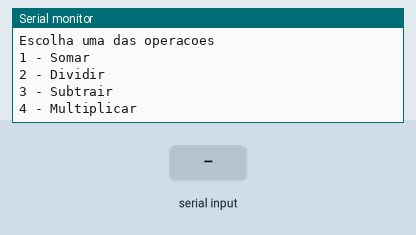
This sketch was run on a simulated Arduino Uno, built with avr-gcc and run on an emulated ATmega328P. Shown: the last lines printed to the serial monitor. The test bench sets the inputs (shaded band).

Above: at 0.9 s.
1.0 s: "sim" received over Serial
At 3.2 s:
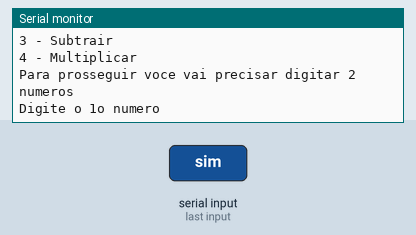
3.5 s: "90,45,200\n" received over Serial
At 5.4 s:
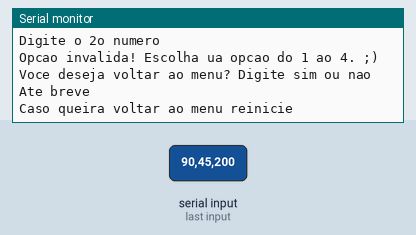

Measured:
- after the input at 1.0 s, the serial monitor: prints a new line after 1.0 s (image 1)
- after the input at 3.5 s, the serial monitor: prints a new line at once (image 2)

The sketch:

calculadora_com_menu_moura_branco_1.ino
```cpp
int operacao;
float resultado;


//ESTRUTURA: tiporetorno nomedaFUNÇÃO parametros corpo
float somar(float num1param, float num2param = 0){
  resultado = num1param + num2param;
  return resultado;
  //Serial.println("O resultado da soma eh: " + String(resultado));
}
float dividir(float num1param, float num2param = 0){
  resultado = num1param / num2param;
  return resultado;
  //Serial.println("O resultado da soma eh: " + String(resultado));
}
float subtrair(float num1param, float num2param = 0){
  resultado = num1param - num2param;
  return resultado;
  //Serial.println("O resultado da soma eh: " + String(resultado));
}
float multiplicar(float num1param, float num2param = 0){
  resultado = num1param * num2param;
  return resultado;
  //Serial.println("O resultado da soma eh: " + String(resultado));
}


void setup()
{
  Serial.begin(9600);


  int contador = 0;
  float num1,num2;


  do{
    Serial.println("Bem-vindo a calculadora inteligente : P!!!\n");
    Serial.println("Escolha uma das operacoes");
    Serial.println("1 - Somar");
    Serial.println("2 - Dividir");
    Serial.println("3 - Subtrair");
    Serial.println("4 - Multiplicar");
    while( ! Serial.available()){}
    operacao = Serial.parseInt();


    Serial.println("Para prosseguir voce vai precisar digitar 2 numeros");
    Serial.println("Digite o 1o numero");
    while( ! Serial.available()){}
    num1 = Serial.parseFloat();

    Serial.println("Digite o 2o numero");
    while( ! Serial.available()){}
    num2 = Serial.parseFloat();


    switch(operacao){
      case 1: //SOMAR
          //somar(num1, num2);//estou passando os valores que o usuário digitou via parametro
          //somar(1, 3); //estou passando os valores fixos via parametro


      float retornoFuncaoSomar;
          retornoFuncaoSomar = somar(num1, num2);
      Serial.println("O resultado eh:" + String(resultado));


      break;

      case 2:
       float retornoFuncaoDividir;
          retornoFuncaoDividir = dividir(num1, num2);
      Serial.println("O resultado eh:" + String(resultado));


          break;

      case 3:
      float retornoFuncaoSubtrair;
          retornoFuncaoSubtrair = subtrair(num1, num2);
      Serial.println("O resultado eh: " + String(resultado));


          break;

      case 4:
       float retornoFuncaoMultiplicar;
          retornoFuncaoMultiplicar = multiplicar(num1, num2);
      Serial.println("O resultado eh: " + String(resultado));


          break;

      default:
       Serial.println("Opcao invalida! Escolha ua opcao do 1 ao 4. ;)");
    }

    Serial.println("Voce deseja voltar ao menu? Digite sim ou nao");
    while(! Serial.available()){}


    if(Serial.readString() == "sim"){
     contador = 1;
    }
    else{
     contador = 0;

     Serial.println("Ate breve");
     Serial.println("Caso queira voltar ao menu reinicie");
    }


  }
  while(contador!=0);
}

void loop()
{
  //sem instruções
}
```
